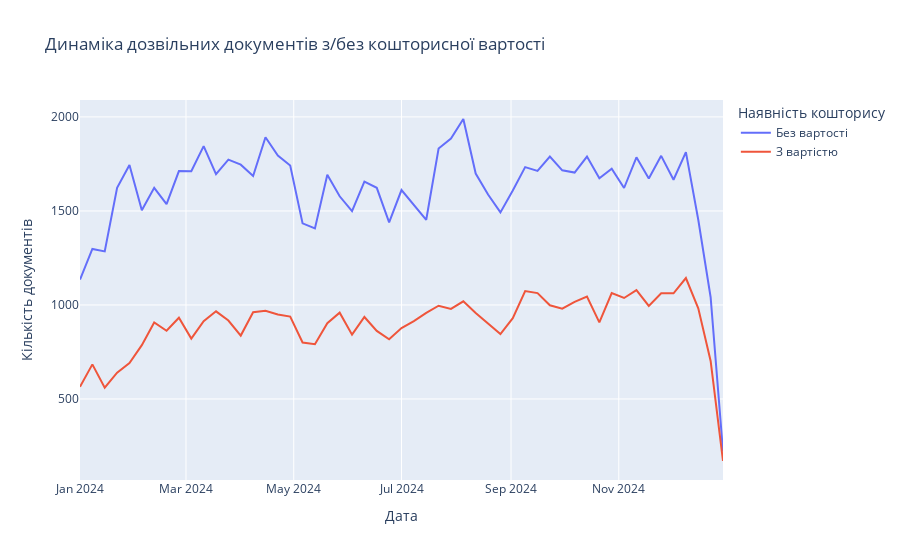

This figure's notebook cell:
### Code cell
# 1. Перетворення дати
df_selected["registration_date"] = pd.to_datetime(df_selected["registration_date"], format="%d.%m.%Y", errors="coerce")

# 2. Позначка наявності вартості
df_selected["has_cost"] = df_selected["cost"].notna()

# 3. Групування по місяцях
df_selected["week"] = df_selected["registration_date"].dt.to_period("W").dt.to_timestamp()

# 4. Підрахунок
weekly_counts = (
    df_selected
    .groupby(["week", "has_cost"])
    .size()
    .reset_index(name="count")
    .replace({True: "З вартістю", False: "Без вартості"})
)

# 5. Побудова графіка
fig = px.line(
    weekly_counts,
    x="week",
    y="count",
    color="has_cost",
    labels={"week": "Дата", "count": "Кількість документів", "has_cost": "Наявність кошторису"},
    title="Динаміка дозвільних документів з/без кошторисної вартості"
)

fig.show()
